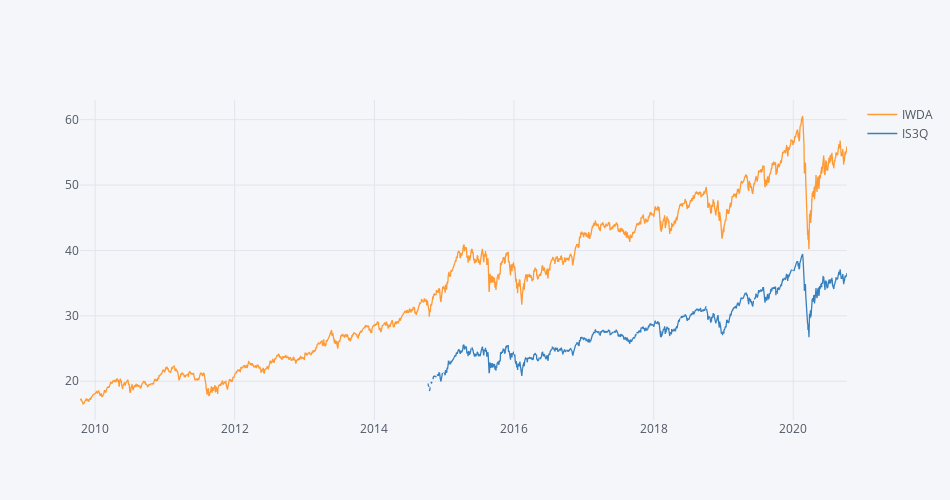

Write notebook code for a chart like this one.
### Code cell
etfs.iplot(dimensions=pl.dimensions)

### Figure 1 — Plotly figure (JSON) as saved in the notebook; plotly's stock layout.template omitted (floating-point values rounded to 4 significant figures; data arrays with more than 128 entries replaced by an {"elided": "..."} marker saying what was removed)
{"data": [{"line": {"color": "rgba(255, 153, 51, 1.0)", "dash": "solid", "shape": "linear", "width": 1.3}, "mode": "lines", "name": "IWDA", "text": "", "type": "scatter", "x": {"elided": "2813 str values"}, "y": {"elided": "2813 float values"}}, {"line": {"color": "rgba(55, 128, 191, 1.0)", "dash": "solid", "shape": "linear", "width": 1.3}, "mode": "lines", "name": "IS3Q", "text": "", "type": "scatter", "x": {"elided": "2813 str values"}, "y": {"elided": "2813 mixed values"}}], "layout": {"height": 500, "legend": {"bgcolor": "#F5F6F9", "font": {"color": "#4D5663"}}, "paper_bgcolor": "#F5F6F9", "plot_bgcolor": "#F5F6F9", "title": {"font": {"color": "#4D5663"}}, "width": 950, "xaxis": {"autorange": true, "gridcolor": "#E1E5ED", "range": ["2009-10-14", "2020-10-08"], "showgrid": true, "tickfont": {"color": "#4D5663"}, "title": {"font": {"color": "#4D5663"}, "text": ""}, "type": "date", "zerolinecolor": "#E1E5ED"}, "yaxis": {"autorange": true, "gridcolor": "#E1E5ED", "range": [14.07, 63.01], "showgrid": true, "tickfont": {"color": "#4D5663"}, "title": {"font": {"color": "#4D5663"}, "text": ""}, "type": "linear", "zerolinecolor": "#E1E5ED"}}}
